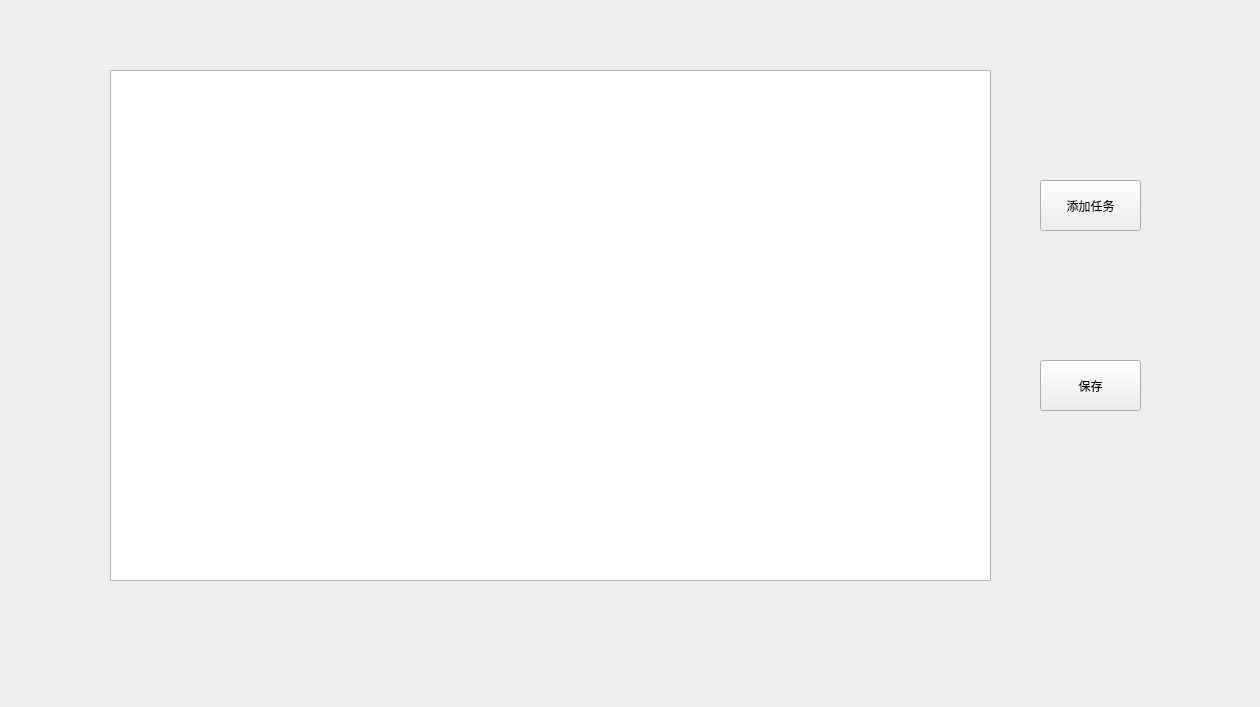
<?xml version="1.0" encoding="UTF-8"?>
<ui version="4.0">
 <class>manage</class>
 <widget class="QWidget" name="manage">
  <property name="geometry">
   <rect>
    <x>0</x>
    <y>0</y>
    <width>1260</width>
    <height>707</height>
   </rect>
  </property>
  <property name="minimumSize">
   <size>
    <width>1260</width>
    <height>707</height>
   </size>
  </property>
  <property name="maximumSize">
   <size>
    <width>1260</width>
    <height>707</height>
   </size>
  </property>
  <property name="windowTitle">
   <string>Form</string>
  </property>
  <widget class="QListWidget" name="listWidget">
   <property name="geometry">
    <rect>
     <x>110</x>
     <y>70</y>
     <width>881</width>
     <height>511</height>
    </rect>
   </property>
  </widget>
  <widget class="QPushButton" name="addTaskBtn">
   <property name="geometry">
    <rect>
     <x>1040</x>
     <y>180</y>
     <width>101</width>
     <height>51</height>
    </rect>
   </property>
   <property name="styleSheet">
    <string notr="true">font: 900 14pt &quot;Arial&quot;;</string>
   </property>
   <property name="text">
    <string>添加任务</string>
   </property>
  </widget>
  <widget class="QPushButton" name="saveBtn">
   <property name="geometry">
    <rect>
     <x>1040</x>
     <y>360</y>
     <width>101</width>
     <height>51</height>
    </rect>
   </property>
   <property name="styleSheet">
    <string notr="true">font: 900 14pt &quot;Arial&quot;;</string>
   </property>
   <property name="text">
    <string>保存</string>
   </property>
  </widget>
 </widget>
 <resources/>
 <connections/>
</ui>
